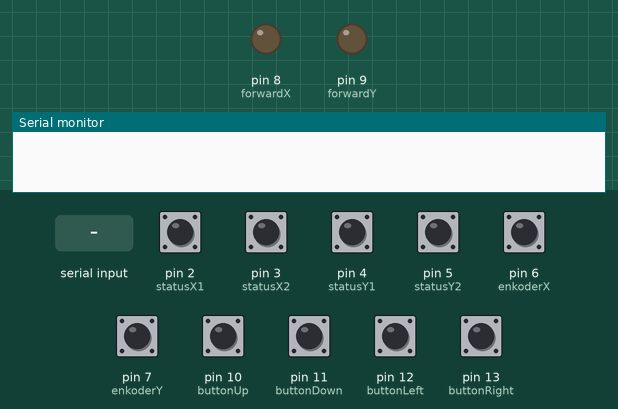
Simulated run of this sketch. Board: Arduino Uno, built with avr-gcc and run on an emulated ATmega328P. On the bench: output pins drawn as LEDs (lit = HIGH), the last lines printed to the serial monitor. Inputs (shaded band) come from the test bench; at power-on: pin 2 (statusX1), pin 3 (statusX2), pin 4 (statusY1), pin 5 (statusY2), pin 6 (enkoderX), pin 7 (enkoderY), pin 10 (buttonUp), pin 11 (buttonDown), pin 12 (buttonLeft), pin 13 (buttonRight) HIGH.

Above: at 1.2 s.
1.3 s: pin 2 (statusX1) pulled LOW for 0.15 s
2.9 s: pin 10 (buttonUp) pulled LOW for 0.15 s
4.5 s: pin 11 (buttonDown) pulled LOW for 0.15 s
6.1 s: pin 12 (buttonLeft) pulled LOW for 0.15 s
7.7 s: pin 13 (buttonRight) pulled LOW for 0.15 s
9.3 s: "1\n" received over Serial
At 10.0 s:
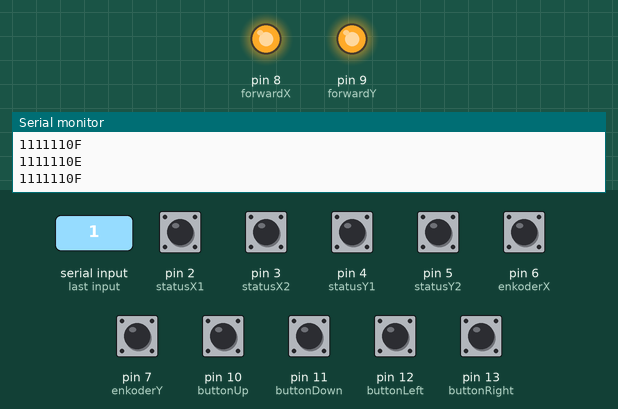
Timing chart, 0 to 11.8 s (numbered marks = the images above; inputs shaded):
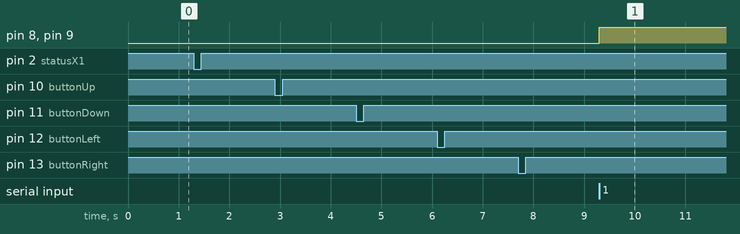

The sketch:

sketch_apr19c.ino
```cpp
// digital pins 0...1 - reserved for UART
//inputs from drivers - operation status:
const int statusX1 = 2;
const int statusX2 = 3;
const int statusY1 = 4;
const int statusY2 = 5;
//encoder 0 mark inputs:
const int enkoderX = 6;
const int enkoderY = 7;
//outputs connected to GRBL limit switches:
int forwardX = 8;
int forwardY = 9;
//input for keys:
const int buttonUp = 10;
const int buttonDown = 11;
const int buttonLeft = 12;
const int buttonRight=13;

volatile int previous_statusX1=1;
volatile int previous_statusX2=1;
volatile int previous_statusY1=1;
volatile int previous_statusY2=1;
volatile int previousEnkoderXState=1;//TODO: SPRAWDZ CZY MA BYC 1 CZY 0
volatile int previousEnkoderYState=1;
volatile int previousButtonsState=15;

volatile int statusX1State;
volatile int statusX2State;
volatile int statusY1State;
volatile int statusY2State;
volatile int enkoderXState;
volatile int enkoderYState;
volatile int buttonsState;

volatile char ZeroSearch = '0';

void setup() {
  // put your setup code here, to run once:
  // initialize serial communication at 9600 bits per second:
  Serial.begin(9600);
  // make the pushbutton's pin an input:
  pinMode(statusX1, INPUT_PULLUP);
  pinMode(statusX2, INPUT_PULLUP);
  pinMode(statusY1, INPUT_PULLUP);
  pinMode(statusY2, INPUT_PULLUP);
  pinMode(enkoderX, INPUT_PULLUP);
  pinMode(enkoderY, INPUT_PULLUP);
  pinMode(buttonUp, INPUT_PULLUP);
  pinMode(buttonDown, INPUT_PULLUP);
  pinMode(buttonLeft, INPUT_PULLUP);
  pinMode(buttonRight, INPUT_PULLUP);
}

void loop() {
  int SendStatusFlag=0;
  //read serial and turn ZeroSearch:
  if(Serial.available()) {
    char data_rcvd = Serial.read();   // read one byte from serial buffer and save to data_rcvd
    if(data_rcvd == '1') ZeroSearch='1'; //forward X and Y axis
    if(data_rcvd == '0') ZeroSearch='0'; //forward no axis
    if(data_rcvd == 'x') ZeroSearch='x'; //forward only X
    if(data_rcvd == 'y') ZeroSearch='y'; //forward only Y
    if(data_rcvd == '?') SendStatusFlag=1; //status will be sent in this turn even if no inputs changed
  }
  // read the input pin:
  statusX1State = digitalRead(statusX1);
  statusX2State = digitalRead(statusX2);
  statusY1State = digitalRead(statusY1);
  statusY2State = digitalRead(statusY2);
  enkoderXState = digitalRead(enkoderX);
  enkoderYState = digitalRead(enkoderY);
  buttonsState = digitalRead(buttonUp)*8+digitalRead(buttonDown)*4+digitalRead(buttonLeft)*2+digitalRead(buttonRight);

  //forward encoder zero channels:
  if(ZeroSearch=='1'){
    pinMode(forwardX, OUTPUT);
    pinMode(forwardY, OUTPUT);
    digitalWrite(forwardX, enkoderXState);
    digitalWrite(forwardY, enkoderYState);
  } else if(ZeroSearch=='x'){
    pinMode(forwardX, OUTPUT);
    pinMode(forwardY, INPUT);
    digitalWrite(forwardX, enkoderXState);
  } else if(ZeroSearch=='y'){
    pinMode(forwardX, INPUT);
    pinMode(forwardY, OUTPUT);
    digitalWrite(forwardY, enkoderYState);
  } else{
    pinMode(forwardX, INPUT);
    pinMode(forwardY, INPUT);
  }

  if(SendStatusFlag==1 ||
  statusX1State!=previous_statusX1 || statusX2State!=previous_statusX2 ||
  statusY1State!=previous_statusY1 || statusY2State!=previous_statusY2 ||
  enkoderXState!=previousEnkoderXState || enkoderYState!=previousEnkoderYState ||
  buttonsState!=previousButtonsState){
    Serial.print(statusX1State);
    Serial.print(statusX2State);
    Serial.print(statusY1State);
    Serial.print(statusY2State);
    Serial.print(enkoderXState);
    Serial.print(enkoderYState);
    //if (ZeroSearch==1) Serial.print('Z');
    //else Serial.print('z');
    Serial.print(ZeroSearch);
    Serial.print(buttonsState, HEX);
    Serial.print("\n");

    previous_statusX1=statusX1State;
    previous_statusX2=statusX2State;
    previous_statusY1=statusY1State;
    previous_statusY2=statusY2State;
    previousEnkoderXState=enkoderXState;
    previousEnkoderYState=enkoderYState;
    previousButtonsState=buttonsState;
  }
  delay(1);
}
```

Measured:
- after the input at 9.3 s, pin 8 (forwardX), pin 9 (forwardY): LOW → HIGH at once
